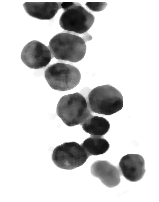
#> input picture contrast_stretch_blurM.png, 159 x 202 px
$ python circles.py
#> lines starting #> are read from the running program, lines starting #| are printed output that depends on the picture; after the words box and inside, x2 and y2 are one past the last pixel; in counts of white or black regions, pixels touching at a corner belong together
#---------IVP MINI PROJECT---------------
#--------- Counting of RBCs Using Circular Hough Transform With Median Filtering------------
#--------- NISHAN JAIN 19EC01046--------------------
#--------- RB SURAJ 19EE01063-----------------------

# read enhanced image
import cv2
import numpy as np
import matplotlib.pyplot as py


img = cv2.imread('contrast_stretch_blurM.png', 0) + cv2.imread('contrast_stretch_blurG.png',0)
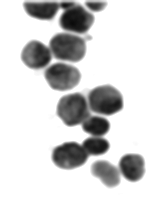
#> input picture contrast_stretch_blurG.png, 159 x 202 px
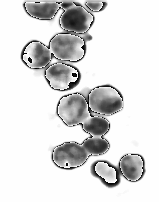
#> img: shape (202, 159); min 0, max 255, mean 218.4


# Adaptive thresholding on mean and gaussian filter
th2 = cv2.adaptiveThreshold(img, 255, cv2.ADAPTIVE_THRESH_MEAN_C, \
			cv2.THRESH_BINARY, 11, 2)
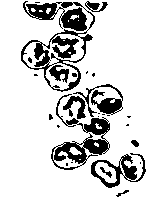
#> th2: shape (202, 159); 83.2% white; 27 black regions (17 under 20 px), largest, box (x1, y1, x2, y2) and area: (21, 1, 95, 92) 2137, (51, 94, 110, 170) 1280, (91, 153, 146, 188) 632
th3 = cv2.adaptiveThreshold(img, 255, cv2.ADAPTIVE_THRESH_GAUSSIAN_C, \
			cv2.THRESH_BINARY, 11, 2)
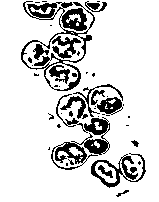
#> th3: shape (202, 159); 84.3% white; 44 black regions (30 under 20 px), largest, box (x1, y1, x2, y2) and area: (21, 1, 95, 91) 1516, (51, 94, 110, 170) 1153, (91, 153, 146, 188) 566

# Otsu's thresholding
ret4, th4 = cv2.threshold(img, 0, 255, cv2.THRESH_BINARY + cv2.THRESH_OTSU)
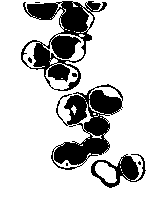
#> th4: shape (202, 159); 79.7% white; 9 black regions (6 under 20 px), largest, box (x1, y1, x2, y2) and area: (21, 1, 107, 91) 3028, (51, 84, 123, 170) 2710, (91, 154, 146, 188) 716
#> ret4 = 174

# Initialize the list
Cell_count, x_count, y_count = [], [], []

# read original image, to display the circle and center detection
display = cv2.imread("original.png")
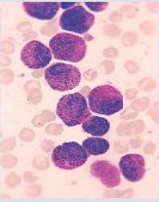
#> input picture original.png, 159 x 202 px
#> display is the input picture: shape (202, 159, 3); mean B, G, R 196.8, 179, 218.6

# hough transform with modified circular parameters
circles = cv2.HoughCircles(img, cv2.HOUGH_GRADIENT, 1.2, 20, param1 = 50, param2 = 28, minRadius = 1, maxRadius = 20)
#> circles = [[35.4, 53.4, 13.96], [73.8, 108.6, 17.92], [61.8, 46.2, 13.96], [61.8, 72.6, 17.92], [78.6, 18.6, 15.28], [67.8, 155.4, 13.84], [130.2, 165, 12.4], [96.6, 142.2, 11.2], [95.4, 121.8, 12.52], [100.2, 101.4, 15.28], [99, 168.6, 8.56]]

# circle detection and labeling using hough transformation
if circles is not None:
		# convert the (x, y) coordinates and radius of the circles to integers
		circles = np.round(circles[0, :]).astype("int")
#> circles = [[35, 53, 14], [74, 109, 18], [62, 46, 14], [62, 73, 18], [79, 19, 15], [68, 155, 14], [130, 165, 12], [97, 142, 11], [95, 122, 13], [100, 101, 15], [99, 169, 9]]

		# loop over the (x, y) coordinates and radius of the circles
		for (x, y, r) in circles:

				cv2.circle(display, (x, y), r, (0, 255, 0), 2)
				cv2.rectangle(display, (x - 2, y - 2),
							(x + 2, y + 2), (0, 128, 255), -1)
				Cell_count.append(r)
				x_count.append(x)
				y_count.append(y)
#> this loop made 11 passes
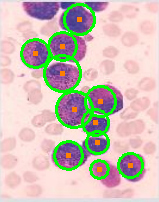
#> display: shape (202, 159, 3); 9.31% of pixels changed, all inside (x1, y1, x2, y2) = (20, 3, 144, 180)
#> after the loop, Cell_count = [14, 18, 14, 18, 15, 14, 12, 11, 13, 15, 9]; x_count = [35, 74, 62, 62, 79, 68, 130, 97, 95, 100, 99]; y_count = [53, 109, 46, 73, 19, 155, 165, 142, 122, 101, 169]
		# show the output image
		cv2.imshow("gray", display)
		cv2.waitKey(0)

# display the count of white blood cells
print(len(Cell_count))
#| 11
# Total number of radius
print(Cell_count)
#| [14, 18, 14, 18, 15, 14, 12, 11, 13, 15, 9]
# X co-ordinate of circle
print(x_count)
#| [35, 74, 62, 62, 79, 68, 130, 97, 95, 100, 99]
# Y co-ordinate of circle
print(y_count)
#| [53, 109, 46, 73, 19, 155, 165, 142, 122, 101, 169]
